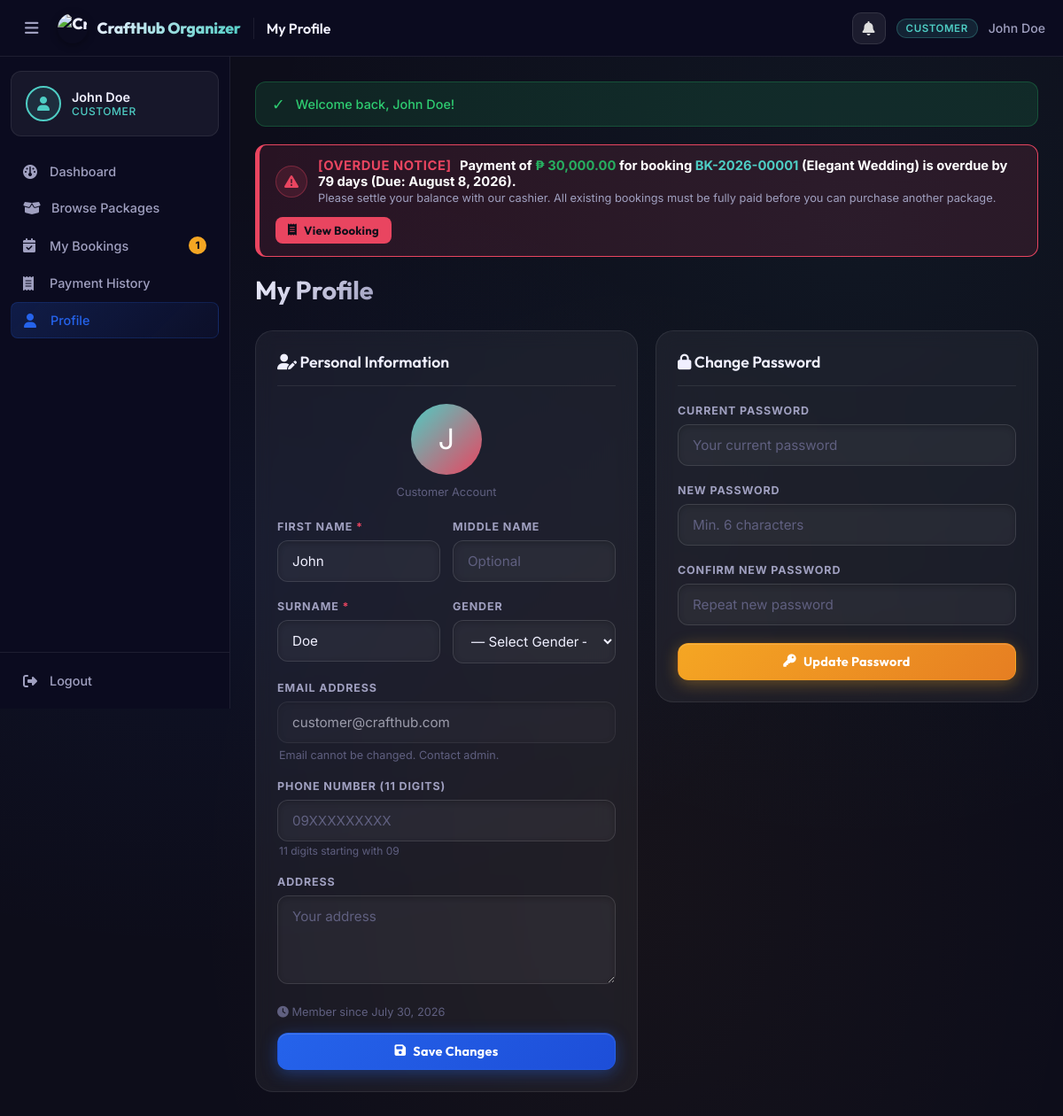
The app's page /customer/profile.php (signed in) with its own data.
### tables this page shows
CREATE TABLE IF NOT EXISTS bookings (
    booking_id INT AUTO_INCREMENT PRIMARY KEY,
    booking_reference VARCHAR(20) UNIQUE,
    customer_id INT NOT NULL,
    package_id INT NOT NULL,
    venue_id INT NULL,
    event_date DATE NOT NULL,
    payment_due_date DATE NULL,
    event_time TIME DEFAULT '09:00:00',
    event_type ENUM('Wedding','Birthday','Debut','Christening') NOT NULL DEFAULT 'Wedding',
    payment_plan ENUM('full','downpayment') NOT NULL DEFAULT 'full',
    guest_count SMALLINT UNSIGNED DEFAULT 1,                
    original_amount DECIMAL(10,2) NULL,
    discount_percent DECIMAL(5,2) NOT NULL DEFAULT 0.00,
    discount_amount DECIMAL(10,2) NOT NULL DEFAULT 0.00,
    downpayment_percent DECIMAL(5,2) NOT NULL DEFAULT 50.00,
    required_downpayment DECIMAL(10,2) NOT NULL DEFAULT 0.00,
    downpayment_amount DECIMAL(12,2) NOT NULL DEFAULT 0.00,
    total_amount DECIMAL(10,2) NOT NULL DEFAULT 0.00,
    amount_paid DECIMAL(10,2) NOT NULL DEFAULT 0.00,
    status ENUM('Pending','Confirmed','Paid','Completed','Cancelled') DEFAULT 'Pending',
    approved_at TIMESTAMP NULL DEFAULT NULL,
    approved_by INT NULL,
    notes TEXT,
    cancellation_reason TEXT NULL,
    created_at TIMESTAMP DEFAULT CURRENT_TIMESTAMP,
    FOREIGN KEY (customer_id) REFERENCES users(user_id) ON DELETE CASCADE,
    FOREIGN KEY (package_id) REFERENCES packages(package_id) ON DELETE CASCADE,
    FOREIGN KEY (venue_id) REFERENCES venues(venue_id) ON DELETE SET NULL,
    FOREIGN KEY (approved_by) REFERENCES users(user_id) ON DELETE SET NULL
);

CREATE TABLE IF NOT EXISTS packages (
    package_id INT AUTO_INCREMENT PRIMARY KEY,
    package_name VARCHAR(80) NOT NULL,
    event_type ENUM('Wedding','Birthday','Debut','Christening') NOT NULL,
    base_price DECIMAL(10,2) NOT NULL,
    full_payment_discount_percent DECIMAL(5,2) NOT NULL DEFAULT 10.00,
    downpayment_discount_percent DECIMAL(5,2) NOT NULL DEFAULT 5.00,
    downpayment_percent DECIMAL(5,2) NOT NULL DEFAULT 50.00,
    max_slots TINYINT UNSIGNED NOT NULL DEFAULT 5,          
    description TEXT,
    image_url VARCHAR(500) NULL,
    status ENUM('active','inactive') DEFAULT 'active'
);

CREATE TABLE IF NOT EXISTS users (
    user_id INT AUTO_INCREMENT PRIMARY KEY,
    first_name VARCHAR(20) NULL,
    middle_name VARCHAR(15) NULL,
    last_name VARCHAR(20) NULL,
    surname VARCHAR(20) NULL,
    name VARCHAR(65) NOT NULL,
    email VARCHAR(100) UNIQUE NOT NULL,
    password VARCHAR(255) NOT NULL,
    contact_no VARCHAR(11) NULL COMMENT '11-digit mobile number (09XXXXXXXXX)',
    gender VARCHAR(20) NULL,
    address TEXT,
    id_code VARCHAR(20) UNIQUE NULL,
    temp_password VARCHAR(255) NULL,
    login_email VARCHAR(191) NULL,
    business_name VARCHAR(100) NULL,
    event_type_interest VARCHAR(50) NULL,
    guest_count_est SMALLINT UNSIGNED NULL,
    profile_notes TEXT NULL,
    rejection_reason TEXT NULL,
    ip_address VARCHAR(45) NULL,                            
    role ENUM('customer','staff','cashier','admin') DEFAULT 'customer',
    security_question VARCHAR(255),
    security_answer_hash VARCHAR(255),
    status ENUM('active','inactive','pending_approval','rejected') DEFAULT 'active',
    created_at TIMESTAMP DEFAULT CURRENT_TIMESTAMP
);

### customer/profile.php (the view, shortened to what the rows shown need)
<?php
require_once __DIR__ . '/../includes/header.php';
$user   = getCurrentUser();
$userFirstName  = $user['first_name'] ?? '';
$userSurname    = $user['surname'] ?? '';
if (empty($userFirstName) && !empty($user['name'])) {
    $parts = explode(' ', trim($user['name']));
    if (count($parts) === 1) {
        $userFirstName = $parts[0];
    } else if (count($parts) === 2) {
        $userFirstName = $parts[0];
        $userSurname   = $parts[1];
    } else {
        $userFirstName  = $parts[0];
        $userMiddleName = implode(' ', array_slice($parts, 1, -1));
        $userSurname    = end($parts);
    }
}
?>
<?php require_once __DIR__ . '/../includes/navbar.php'; ?>
<div class="page-header">
    <h1>My Profile</h1>
</div>
<div class="grid-2" style="align-items:start;">
    <div class="card">
        <div class="card-header">
            <h2 class="card-title"><i class="fa-solid fa-user-pen"></i> Personal Information</h2>
        </div>
        <div style="text-align:center;margin-bottom:24px;">
            <div style="width:80px;height:80px;background:linear-gradient(135deg,var(--accent-teal),var(--accent-red));border-radius:50%;display:flex;align-items:center;justify-content:center;font-size:2rem;color:white;margin:0 auto 12px;">
                <?= strtoupper(substr($user['name'], 0, 1)) ?>
            </div>
            <div style="font-size:0.8rem;color:var(--text-muted);">Customer Account</div>
        </div>
        <form method="POST" action="">
            <div class="form-row" style="grid-template-columns:1fr 1fr;gap:14px;">
                <div class="form-group">
                    <label class="form-label" for="first_name">First Name <span style="color:#e94560;">*</span></label>
                    <input type="text" id="first_name" name="first_name" class="form-control"
                           maxlength="20" value="<?= htmlspecialchars($userFirstName) ?>" placeholder="First Name" required>
                </div>
                <div class="form-group">
                </div>
            </div>
            <div class="form-row" style="grid-template-columns:1fr 1fr;gap:14px;">
                <div class="form-group">
                    <label class="form-label" for="surname">Surname <span style="color:#e94560;">*</span></label>
                    <input type="text" id="surname" name="surname" class="form-control"
                           maxlength="20" value="<?= htmlspecialchars($userSurname) ?>" placeholder="Surname" required>
                </div>
                <div class="form-group">
                </div>
            </div>
            <div class="form-group">
                <label class="form-label" for="email_display">Email Address</label>
                <input type="email" id="email_display" class="form-control"
                       value="<?= htmlspecialchars($user['email']) ?>" disabled
                       style="opacity:0.6;cursor:not-allowed;">
                <div class="form-hint">Email cannot be changed. Contact admin.</div>
            </div>
            <div class="form-group">
                <label class="form-label" for="phone">Phone Number (11 digits)</label>
                <input type="tel" id="phone" name="phone" class="form-control"
                       maxlength="11" pattern="09[0-9]{9}" inputmode="numeric"
                       title="11-digit Philippine mobile number starting with 09 (e.g. 09171234567)"
                       value="<?= htmlspecialchars($user['contact_no'] ?? $user['phone'] ?? '') ?>" placeholder="09XXXXXXXXX">
                <div class="form-hint" style="color:var(--text-muted);font-size:0.75rem;margin-top:3px;">11 digits starting with 09</div>
            </div>
            <div class="form-group">
                <label class="form-label" for="address">Address</label>
                <textarea id="address" name="address" class="form-control" rows="3"
                          placeholder="Your address"><?= htmlspecialchars($user['address'] ?? '') ?></textarea>
            </div>
            <div style="font-size:0.8rem;color:var(--text-muted);margin-bottom:16px;">
                <i class="fa-solid fa-clock"></i>
                Member since <?= formatDate($user['created_at']) ?>
            </div>
            <button type="submit" class="btn btn-primary btn-block">
                <i class="fa-solid fa-floppy-disk"></i> Save Changes
            </button>
        </form>
    </div>
    <div class="card">
        <div class="card-header">
            <h2 class="card-title"><i class="fa-solid fa-lock"></i> Change Password</h2>
        </div>
    </div>
</div>
<?php require_once __DIR__ . '/../includes/footer.php'; ?>

### includes/navbar.php (shortened to what the rows shown need)
<?php
if ($_SESSION['user_role'] === 'admin') {
    try {
        $_pendingApprovalCount = (int)getDB()->query("SELECT COUNT(*) FROM users WHERE status IN ('pending_approval','inactive')")->fetchColumn();
    } catch (Exception $e) {
        $_pendingApprovalCount = 0;
    }
    $navLinks = [
        ['href' => APP_URL . '/admin/dashboard.php',   'icon' => 'fa-gauge',              'label' => 'Dashboard'],
        ['href' => APP_URL . '/admin/approvals.php',   'icon' => 'fa-user-clock',         'label' => 'Pending Approvals', 'badge' => $_pendingApprovalCount],
        ['href' => APP_URL . '/admin/calendar.php',    'icon' => 'fa-calendar-days',       'label' => 'Event Calendar'],
        ['href' => APP_URL . '/admin/packages.php',    'icon' => 'fa-box-open',            'label' => 'Packages'],
        ['href' => APP_URL . '/admin/components.php',  'icon' => 'fa-puzzle-piece',        'label' => 'Components'],
        ['href' => APP_URL . '/admin/venues.php',      'icon' => 'fa-location-dot',        'label' => 'Venues'],
        ['href' => APP_URL . '/admin/bookings.php',    'icon' => 'fa-calendar-check',      'label' => 'Bookings'],
        ['href' => APP_URL . '/admin/bills.php',       'icon' => 'fa-file-invoice-dollar', 'label' => 'Bills & Payments'],
        ['href' => APP_URL . '/admin/users.php',       'icon' => 'fa-users',               'label' => 'Users'],
        ['href' => APP_URL . '/admin/reviews.php',     'icon' => 'fa-star',               'label' => 'Reviews'],
        ['href' => APP_URL . '/admin/reports.php',     'icon' => 'fa-chart-bar',           'label' => 'Reports'],
    ];
} elseif ($_SESSION['user_role'] === 'customer') {
    $custDueAlerts = function_exists('getCustomerPaymentDueAlerts') ? getCustomerPaymentDueAlerts($_SESSION['user_id'] ?? 0) : [];
}
?>
<div class="main-wrapper">
    <main class="main-content">
        <?php if (($_SESSION['user_role'] ?? '') === 'customer' && !empty($custDueAlerts)): ?>
            <div class="customer-due-notifications" style="margin-bottom:20px;display:flex;flex-direction:column;gap:10px;">
                <?php foreach ($custDueAlerts as $alert):
                    $isOverdue   = $alert['urgency'] === 'overdue';
                    $isDueToday  = $alert['urgency'] === 'due_today';
                    $bannerBg    = $isOverdue ? 'rgba(233,69,96,0.12)' : ($isDueToday ? 'rgba(245,166,35,0.18)' : 'rgba(245,166,35,0.1)');
                    $bannerBorder= $isOverdue ? '#e94560' : '#f5a623';
                    $bannerIcon  = $isOverdue ? 'fa-triangle-exclamation' : ($isDueToday ? 'fa-bell' : 'fa-clock');
                    $iconColor   = $isOverdue ? '#e94560' : '#f5a623';
                    $refText     = htmlspecialchars($alert['booking_reference'] ?? ('BK-' . $alert['id']));
                    $pkgText     = htmlspecialchars($alert['package_name'] ?? 'Package');
                    $balText     = formatCurrency($alert['calculated_balance']);
                    $dateText    = date('F j, Y', strtotime($alert['effective_due_date']));
                ?>
                <div style="background:<?= $bannerBg ?>;border:1px solid <?= $bannerBorder ?>;border-left:5px solid <?= $bannerBorder ?>;border-radius:12px;padding:14px 18px;display:flex;align-items:center;justify-content:space-between;gap:14px;flex-wrap:wrap;">
                    <div style="display:flex;align-items:center;gap:12px;">
                        <div style="width:36px;height:36px;border-radius:50%;background:<?= $iconColor ?>22;border:1px solid <?= $iconColor ?>55;display:flex;align-items:center;justify-content:center;color:<?= $iconColor ?>;font-size:1rem;flex-shrink:0;">
                            <i class="fa-solid <?= $bannerIcon ?>"></i>
                        </div>
                        <div>
                            <div style="font-weight:700;font-size:0.92rem;color:#fff;">
                                <?php if ($isOverdue): ?>
                                    <span style="color:#e94560;text-transform:uppercase;letter-spacing:0.04em;margin-right:6px;">[Overdue Notice]</span>
                                <?php elseif ($isDueToday): ?>
                                    <span style="color:#f5a623;text-transform:uppercase;letter-spacing:0.04em;margin-right:6px;">[Due Today]</span>
                                <?php else: ?>
                                    <span style="color:#f5a623;text-transform:uppercase;letter-spacing:0.04em;margin-right:6px;">[Payment Reminder]</span>
                                <?php endif; ?>
                                Payment of <strong style="color:#27ae60;"><?= $balText ?></strong> for booking <strong style="color:var(--accent-teal);"><?= $refText ?></strong> (<?= $pkgText ?>) is <?= strtolower($alert['urgency_label']) ?> (Due: <?= $dateText ?>).
                            </div>
                            <div style="font-size:0.8rem;color:var(--text-secondary);margin-top:2px;">
                                Please settle your balance with our cashier. All existing bookings must be fully paid before you can purchase another package.
                            </div>
                        </div>
                    </div>
                    <div style="display:flex;gap:8px;flex-shrink:0;">
                        <a href="<?= APP_URL ?>/customer/bookings.php" class="btn btn-sm" style="background:<?= $bannerBorder ?>;color:#0f0f1a;font-weight:700;">
                            <i class="fa-solid fa-receipt"></i> View Booking
                        </a>
                    </div>
                </div>
                <?php endforeach; ?>
            </div>
        <?php endif; ?>

### records on screen
bookings: balText "₱ 30,000.00", booking_reference "BK-2026-00001", package.package_name "Elegant Wedding", urgency_label "overdue by 79 days", dateText "August 8, 2026"
users: name "J", first_name "John", surname "Doe", email "customer@crafthub.com", created_at "July 30, 2026"

### other values on screen
$_SESSION['user_name'] "John Doe"
$roleLabel "CUSTOMER"
$link['label'] "Dashboard"
$link['label'] "Browse Packages"
$link['label'] "My Bookings"
$badgeVal "1"
$link['label'] "Payment History"
$link['label'] "Profile"
APP_NAME "CraftHub Organizer"
explode(' | ', $pageTitle)[0] "My Profile"
$icon "✓"
$message "Welcome back, John Doe!"
